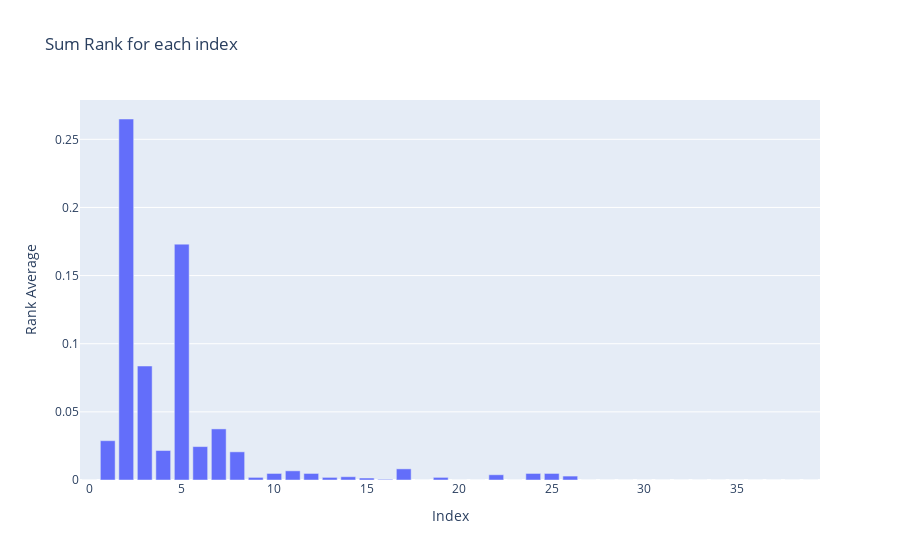

Here is the notebook cell this chart was saved with:
### Markdown cell above
This figure tells that first position is the place where divergence happen seriously.

### Code cell
tmp = stacked_array_pad_zero
tmp[:,0] = 0
summed_array = np.mean(tmp, axis=0)
fig = go.Figure(data=go.Bar(x=np.arange(len(summed_array)), y=summed_array))
fig.update_layout(title='Sum Rank for each index', xaxis_title='Index', yaxis_title='Rank Average')
fig.show()

### Figure 1 — Plotly figure (JSON) as saved in the notebook; plotly's stock layout.template omitted (floating-point values rounded to 4 significant figures)
{"data": [{"type": "bar", "x": [0, 1, 2, 3, 4, 5, 6, 7, 8, 9, 10, 11, 12, 13, 14, 15, 16, 17, 18, 19, 20, 21, 22, 23, 24, 25, 26, 27, 28, 29, 30, 31, 32, 33, 34, 35, 36, 37, 38, 39], "y": [0, 0.02885, 0.2649, 0.08365, 0.02163, 0.1731, 0.02452, 0.0375, 0.02067, 0.001923, 0.004808, 0.006731, 0.004808, 0.001923, 0.002404, 0.001442, 0.0004808, 0.008173, 0, 0.001923, 0, 0, 0.003846, 0, 0.004808, 0.004808, 0.002885, 0, 0, 0, 0, 0, 0, 0, 0, 0, 0, 0, 0, 0]}], "layout": {"title": {"text": "Sum Rank for each index"}, "xaxis": {"title": {"text": "Index"}}, "yaxis": {"title": {"text": "Rank Average"}}}}
